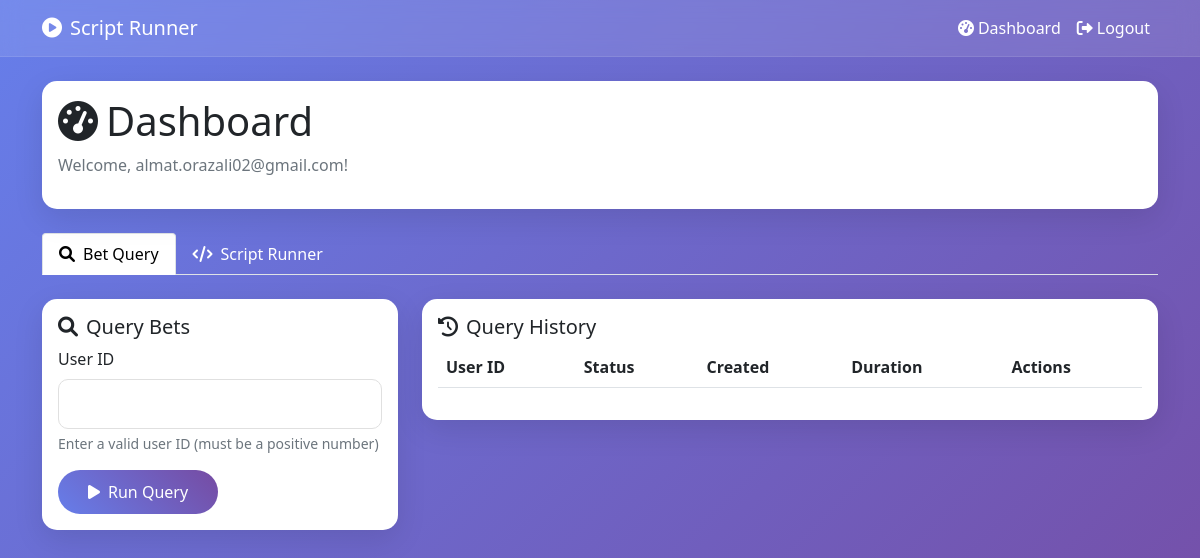
The page /dashboard (signed in) on the database as committed earlier.
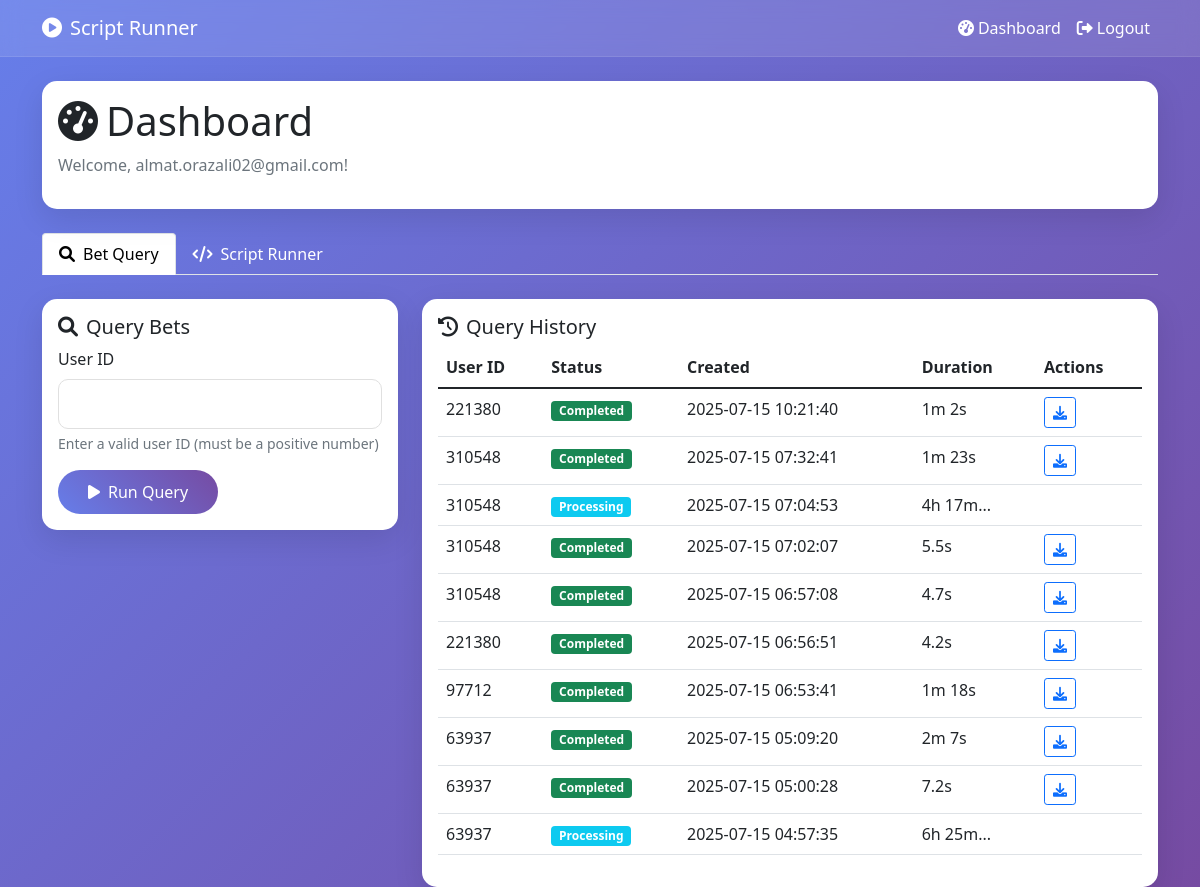
The same page on the database as committed later.
### app/database.py (models this page shows)
class User(Base):
    __tablename__ = "users"
    id = Column(Integer, primary_key=True, index=True)
    email = Column(String, unique=True, index=True, nullable=False)
    hashed_password = Column(String, nullable=False)
    is_active = Column(Boolean, default=True)
    created_at = Column(DateTime, default=lambda: datetime.now(UTC))
    last_login = Column(DateTime, nullable=True)

class BetQuery(Base):
    __tablename__ = "bet_queries"
    id = Column(Integer, primary_key=True, index=True)
    user_id = Column(Integer, ForeignKey("users.id"), nullable=False)
    target_user_id = Column(Integer, nullable=False)  # The ID being queried
    status = Column(String, nullable=False)  # 'pending', 'processing', 'completed', 'failed'
    error_message = Column(Text)
    created_at = Column(DateTime, default=lambda: datetime.now(UTC))
    completed_at = Column(DateTime, nullable=True)
    email_sent = Column(Boolean, default=False)
    execution_id = Column(Integer, nullable=True)  # Add this column for file downloads
    user = relationship("User")

### app/main.py (the view)
@app.get("/dashboard", response_class=HTMLResponse)
async def dashboard(request: Request, user: User = Depends(require_auth), db: Session = Depends(get_db)):
    scripts = db.query(Script).all()
    bet_queries = db.query(BetQuery).filter(BetQuery.user_id == user.id).order_by(BetQuery.created_at.desc()).limit(10).all()
    for query in bet_queries:
        query.output_filename = None
        if query.execution_id:
            execution = db.query(ScriptExecution).filter(ScriptExecution.id == query.execution_id).first()
            if execution and execution.output_files:
                try:
                    files = json.loads(execution.output_files)
                    if files and isinstance(files, list):
                        query.output_filename = files[0]
                except Exception:
                    pass
    return templates.TemplateResponse(
        "dashboard.html",
        {
            "request": request,
            "user": user,
            "scripts": scripts,
            "bet_queries": bet_queries,
            "now": datetime.now(UTC).replace(tzinfo=None)  # Make timezone-naive for template compatibility
        }
    )

### app/templates/dashboard.html (shortened to what this page needs)
{% extends "base.html" %}
{% block content %}
<div class="row">
    <div class="col-12">
        <div class="card mb-4">
            <div class="card-body">
                <h1 class="card-title">
                    <i class="fas fa-tachometer-alt me-2"></i>Dashboard
                </h1>
                <p class="text-muted">Welcome, {{ user.email }}!</p>
            </div>
        </div>
    </div>
</div>
<ul class="nav nav-tabs mb-4" id="dashboardTabs" role="tablist">
    <li class="nav-item " role="presentation">
        <button class="nav-link active" id="bet-query-tab" data-bs-toggle="tab" data-bs-target="#bet-query" type="button" role="tab" aria-controls="bet-query" aria-selected="true">
            <i class="fas fa-search me-2"></i>Bet Query
        </button>
    </li>
    <li class="nav-item" role="presentation">
        <button class="nav-link" id="script-runner-tab" data-bs-toggle="tab" data-bs-target="#script-runner" type="button" role="tab" aria-controls="script-runner" aria-selected="false">
            <i class="fas fa-code me-2"></i>Script Runner
        </button>
    </li>
</ul>
<div class="tab-content" id="dashboardTabsContent">
    <div class="tab-pane fade show active" id="bet-query" role="tabpanel" aria-labelledby="bet-query-tab">
        <div class="row">
            <div class="col-md-4">
                <div class="card">
                    <div class="card-body">
                        <h5 class="card-title">
                            <i class="fas fa-search me-2"></i>Query Bets
                        </h5>
                        <form action="/run-bet-query" method="post">
                            <div class="mb-3">
                                <label for="user_id" class="form-label">User ID</label>
                                <input type="number" class="form-control" id="user_id" name="user_id" required min="1">
                                <div class="form-text">Enter a valid user ID (must be a positive number)</div>
                            </div>
                            <button type="submit" class="btn btn-primary">
                                <i class="fas fa-play me-2"></i>Run Query
                            </button>
                        </form>
                    </div>
                </div>
            </div>
            <div class="col-md-8">
                <div class="card">
                    <div class="card-body">
                        <h5 class="card-title">
                            <i class="fas fa-history me-2"></i>Query History
                        </h5>
                        <div class="table-responsive">
                            <table class="table table-hover">
                                <thead>
                                    <tr>
                                        <th>User ID</th>
                                        <th>Status</th>
                                        <th>Created</th>
                                        <th>Duration</th>
                                        <th>Actions</th>
                                    </tr>
                                </thead>
                                <tbody>
                                    {% for query in bet_queries %}
                                    <tr>
                                        <td>{{ query.target_user_id }}</td>
                                        <td>
                                            {% if query.status == 'completed' %}
                                            <span class="badge bg-success">Completed</span>
                                            {% elif query.status == 'failed' %}
                                            <span class="badge bg-danger" title="{{ query.error_message }}">Failed</span>
                                            {% elif query.status == 'processing' %}
                                            <span class="badge bg-info">Processing</span>
                                            {% else %}
                                            <span class="badge bg-warning">Pending</span>
                                            {% endif %}
                                        </td>
                                        <td>{{ query.created_at.strftime('%Y-%m-%d %H:%M:%S') }}</td>
                                        <td>
                                            {% if query.completed_at %}
                                                {% set duration = (query.completed_at - query.created_at).total_seconds() %}
                                                {% if duration < 60 %}
                                                    {{ "%.1f"|format(duration) }}s
                                                {% elif duration < 3600 %}
                                                    {{ "%d"|format(duration // 60) }}m {{ "%d"|format(duration % 60) }}s
                                                {% else %}
                                                    {{ "%d"|format(duration // 3600) }}h {{ "%d"|format((duration % 3600) // 60) }}m
                                                {% endif %}
                                            {% elif query.status in ['pending', 'processing'] %}
                                                {% set duration = (now - query.created_at).total_seconds() %}
                                                {% if duration < 60 %}
                                                    {{ "%.1f"|format(duration) }}s...
                                                {% elif duration < 3600 %}
                                                    {{ "%d"|format(duration // 60) }}m {{ "%d"|format(duration % 60) }}s...
                                                {% else %}
                                                    {{ "%d"|format(duration // 3600) }}h {{ "%d"|format((duration % 3600) // 60) }}m...
                                                {% endif %}
                                            {% else %}
                                            -
                                            {% endif %}
                                        </td>
                                        <td>
                                            {% if query.status == 'completed' and query.execution_id and query.execution_id > 0 and query.output_filename %}
                                            <a href="/download/{{ query.execution_id }}/{{ query.output_filename }}"
                                               class="btn btn-sm btn-outline-primary"
                                               title="Download Results">
                                                <i class="fas fa-download"></i>
                                            </a>
                                            {% endif %}
                                        </td>
                                    </tr>
                                    {% endfor %}
                                </tbody>
                            </table>
                        </div>
                    </div>
                </div>
            </div>
        </div>
    </div>
</div>
{% endblock %}

### app/templates/base.html (shortened to what this page needs)
<!DOCTYPE html>
<html lang="en">
<head>
    <link href="https://cdn.jsdelivr.net/npm/bootstrap@5.1.3/dist/css/bootstrap.min.css" rel="stylesheet">
    <link href="https://cdnjs.cloudflare.com/ajax/libs/font-awesome/6.0.0/css/all.min.css" rel="stylesheet">
</head>
<body>
    {% if user or admin_auth %}
    <nav class="navbar navbar-expand-lg navbar-dark">
        <div class="container">
            <a class="navbar-brand" href="/">
                <i class="fas fa-play-circle me-2"></i>Script Runner
            </a>
            <div class="navbar-nav ms-auto">
                {% if user %}
                    <a class="nav-link" href="/dashboard">
                        <i class="fas fa-tachometer-alt me-1"></i>Dashboard
                    </a>
                    <a class="nav-link" href="/logout">
                        <i class="fas fa-sign-out-alt me-1"></i>Logout
                    </a>
                {% endif %}
            </div>
        </div>
    </nav>
    {% endif %}
    <div class="container mt-4">
        {% block content %}{% endblock %}
    </div>
</body>
</html>

### app/templates/base.html (style rules this page uses)
body { background: linear-gradient(135deg, #667eea 0%, #764ba2 100%); min-height: 100vh; font-family: 'Segoe UI', Tahoma, Geneva, Verdana, sans-serif; }
.card { border: none; border-radius: 15px; box-shadow: 0 10px 30px rgba(0,0,0,0.1); }
.btn-primary { background: linear-gradient(45deg, #667eea, #764ba2); border: none; border-radius: 25px; padding: 10px 30px; }
.navbar { background: rgba(255,255,255,0.1) !important; backdrop-filter: blur(10px); border-bottom: 1px solid rgba(255,255,255,0.1); }
.navbar-brand, .nav-link { color: white !important; }
.form-control { border-radius: 10px; border: 1px solid #e0e0e0; padding: 12px 20px; }

### app/templates/dashboard.html (style rules this page uses)
.nav-tabs .nav-link.active { color: #000 !important; font-weight: 500; }
.nav-tabs .nav-link { color: #6c757d; }

Rows that differ between the two databases and show on the page:
added BetQuery: target_user_id "221380", status "Completed", created_at "2025-07-15 10:21:40", duration "1", duration "2"
added BetQuery: target_user_id "310548", status "Completed", created_at "2025-07-15 07:32:41", duration "1", duration "23"
added BetQuery: target_user_id "310548", status "Processing", created_at "2025-07-15 07:04:53", duration "4", value "17"
added BetQuery: target_user_id "310548", status "Completed", created_at "2025-07-15 07:02:07", duration "5.5"
added BetQuery: target_user_id "310548", status "Completed", created_at "2025-07-15 06:57:08", duration "4.7"
added BetQuery: target_user_id "221380", status "Completed", created_at "2025-07-15 06:56:51", duration "4.2"
added BetQuery: target_user_id "97712", status "Completed", created_at "2025-07-15 06:53:41", duration "1", duration "18"
added BetQuery: target_user_id "63937", status "Completed", created_at "2025-07-15 05:09:20", duration "2", duration "7"
added BetQuery: target_user_id "63937", status "Completed", created_at "2025-07-15 05:00:28", duration "7.2"
added BetQuery: target_user_id "63937", status "Processing", created_at "2025-07-15 04:57:35", duration "6", value "25"
